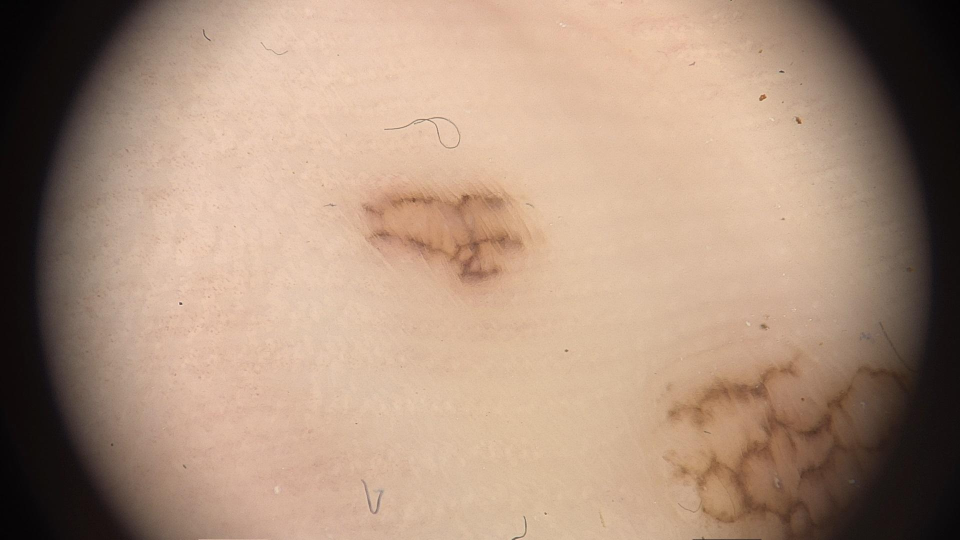
%> input picture Images/Lunares/1.jpg, 1920 x 1080 px (shown at 1/2 size); its folder holds only this picture in this run
$ octave main_evaluacion_lunares.m   (GNU Octave 9; MATLAB toolbox functions it lacks are replaced by stand-ins)
%> lines starting %> are read from the running program, lines starting %| are printed output that depends on the picture
### Images/b_componentes_color_general.m
function [y,s]=b_componentes_color_general(a);

%-------------------------------------------------------------------------
%----------------- Extrae las principales componentes --------------------
%------------------porentaje seg鷑 se indique en las ---------------------
%----------------- variables:                        ---------------------
%-----------------  a= imagen de entrada             ---------------------
%-----------------  b= imagen de salida              ---------------------
%-----------------  se devuelve el m醲imo de b,y y c ---------------------
%-------------------------------------------------------------------------


%----------------------------------------------------------------------
%----------------- Extraen componentes de color -----------------------
%----------------------------------------------------------------------

%      'lab2lch'   'lch2lab'   'upvpl2xyz'   'xyz2upvpl'
%         'uvl2xyz'   'xyz2uvl'   'xyl2xyz'     'xyz2xyl'
%         'xyz2lab'   'lab2xyz'   'srgb2xyz'    'xyz2srgb'
%         'srgb2lab'  'lab2srgb'  'srgb2cmyk'   'cmyk2srgb'

    [fil,col,cap]=size(a);              % datos base de la imagen

    cform=makecform('srgb2lab');         % convertir rgb a lab
    a1=applycform(a,cform);
    a11=a1;
    a1=double(a1); a1=a1/max(a1(:))*255;
    a1=uint8(a1);

    cform=makecform('srgb2xyz');
    a2=applycform(a,cform); a22=a2;
    a2=double(a2); a2=a2/max(a2(:))*255;
    a2=uint8(a2);

    cform=makecform('srgb2cmyk');           % convertir rgb a cmyk
    a3=applycform(a,cform); a33=a3;
    a3=double(a3); a3=a3/max(a3(:))*255;
    a3=uint8(a3);

    cform=makecform('lab2lch');
    a4=applycform(a11,cform); a44=a4;
    a4=double(a4); a4=a4/max(a4(:))*255;
    a4=uint8(a4);
    a444=a4;

    cform=makecform('xyz2uvl');
    a5=applycform(a22,cform); a55=a5;
    a5=double(a5); a5=a5/max(a5(:))*255;
    a5=uint8(a5);

    a8=rgb2hsv(a);                  % convertir rgb a hsv
    a88=a8;total=a8(:,:,2);
    a8=double(a8); a8=a8/max(a8(:))*255;
    a8=uint8(a8);
    a888=a8;

    [fil,col,cap]=size(a);

    a1=reshape(a1,[fil,col*cap]); %lab
    a2=reshape(a2,[fil,col*cap]); %xyz
    a3=reshape(a3,[fil,col*(cap+1)]); %cmyk
    a7=a3(:,(col*3)+1:col*4); a7=[a7,a7,a7]; %k de cmyk
    a4=reshape(a4,[fil,col*cap]); %lch
    a5=reshape(a5,[fil,col*cap]); %uvl
    a6=a3(:,1:col*3); %cmy
    a8=reshape(a8,[fil,col*cap]); %hsv
    a9=reshape(a,[fil,col*cap]); %rgb

    figure(2); imshow([a1,a2;a6,a7;a4,a5;a8,a9]);
    title(['lab-xyz  cmy-k  lch-uvl  hsv-rgb']);
    pause;

%     h1=a444(:,:,3);h1n=255-h1;
%     h2=a888(:,:,1);h2n=255-h2;
%     figure; imshow([h1,h2;h1n,h2n]);impixelinfo;pause

%     b=a1(:,(col*2+1):col*3);
     y=a6(:,(col*2+1):col*3);
     s=a8(:,(col+1):col*2);
% [8 lines of commented-out code are left out]
end

### Images/main_evaluacion_lunares.m
%--------------------------------------------------------------------------
%------- PLANTILLA DE C覦IGO ----------------------------------------------
%------- Codigos generales ------------------------------------------------
%------- Por: David Fern醤dez    david.fernandez@udea.edu.co --------------
%-------      Profesor Facultad de Ingenieria BLQ 21-409  -----------------
%-------      CC 71629489, Tel 2198528,  Wpp 3007106588 -------------------
%--------------------------------------------------------------------------

 % mirando lunares

%-------------------------------------------------------- dic 2021 --------
%--1. Inicializo el sistema -----------------------------------------------
%--------------------------------------------------------------------------

clear all   % Inicializa todas las variables
close all   % Cierra todas las ventanas, archivos y procesos abiertos
clc         % Limpia la ventana de comandosclc;

%--------------------------------------------------------------------------
%-- 2. Leemos las im醙enes y realizamos la extracci騨  --------------------
%--------------------------------------------------------------------------

%---- a) Inicializa directorios


dir_source=(['.\Lunares\']);
%dir_target=(['.\Lunares_procesado\']);

% dos(['del ',dir_target]);
% mkdir(dir_target);
%---- b) Inventario de archivos a leer

files = dir([dir_source,'*.jpg']);
final=length(files);


%---- correr hasta que quede vacio


x=3;
for i=1:final
    [i,final]
    archivo_1=[dir_source,files(i).name];
    a=imread([dir_source,files(i).name]);a=imresize(a,0.3);
%> further down, a is the input picture: size 1080x1920x3 uint8; mean R, G, B 171.2, 143.9, 124
%> after `a=imresize(a,0.3)`:
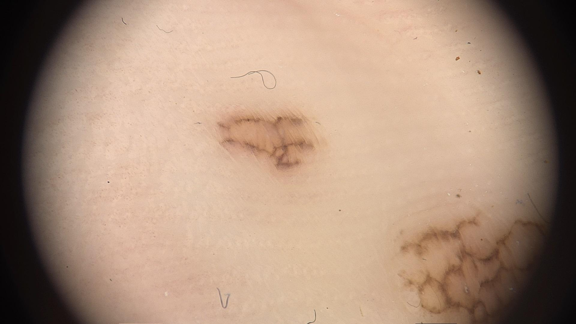
%> a: size 324x576x3 uint8; mean R, G, B 171.2, 143.9, 124

    [fil,col,cap]=size(a);
%> fil = 324; col = 576; cap = 3
    b=reshape(a,[fil,col*cap]);
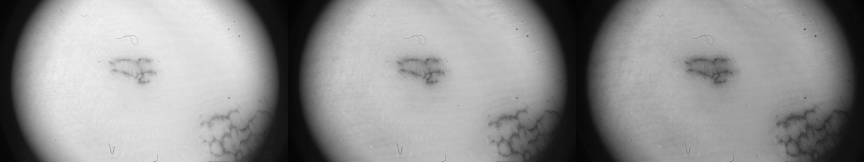
%> b: size 324x1728 uint8 (shown at 1/2 size); min 2, max 245, mean 146.3
    c = medfilt2(medfilt2(medfilt2(b,[x,x]),[x,x]),[x,x]);
    d=reshape(c,[fil,col,cap]);

    [y,s]=b_componentes_color_general(d);
%> in b_componentes_color_general, `a1=applycform(a,cform);`: a1: size 324x576x3 uint8; mean of channels 1, 2, 3 154.6, 136.2, 142.2
%> in b_componentes_color_general, `a1=double(a1)`: a1: size 324x576x3 double; mean of channels 1, 2, 3 154.6, 136.2, 142.2
%> in b_componentes_color_general, `a1=a1/max(a1(:))*255`: a1: size 324x576x3 double; mean of channels 1, 2, 3 180.8, 159.3, 166.4
%> in b_componentes_color_general, `a1=uint8(a1);`: a1: size 324x576x3 uint8; mean of channels 1, 2, 3 180.8, 159.2, 166.4
%> the run ends on the next line

$ run again, on Images/Lunares/5.jpg
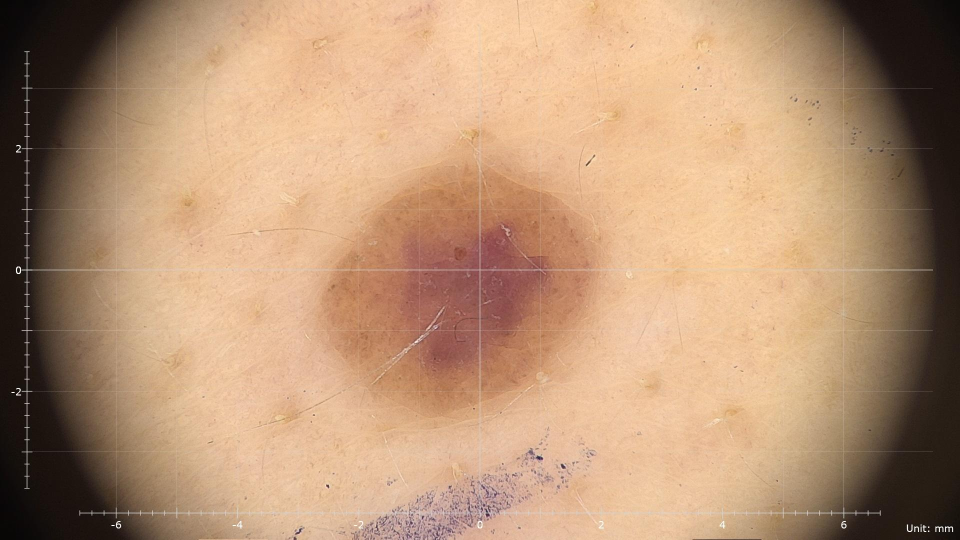
%> input picture Images/Lunares/5.jpg, 1920 x 1080 px (shown at 1/2 size)
%> a is the input picture: size 1080x1920x3 uint8; mean R, G, B 182.8, 147.2, 117
%> `a=imresize(a,0.3)`:
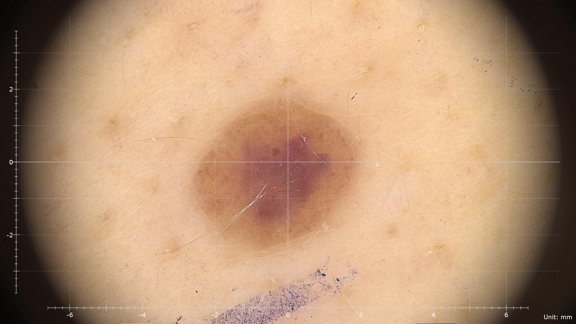
%> a: size 324x576x3 uint8; mean R, G, B 182.8, 147.2, 117
%> `b=reshape(a,[fil,col*cap]);`:
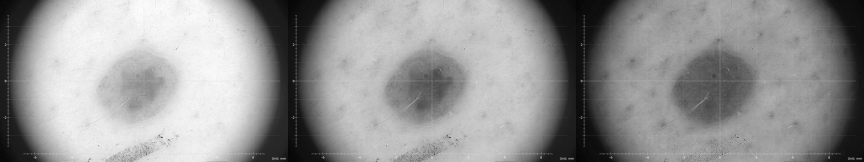
%> b: size 324x1728 uint8 (shown at 1/2 size); min 0, max 255, mean 149

$ run again, on Images/Lunares/2.jpg
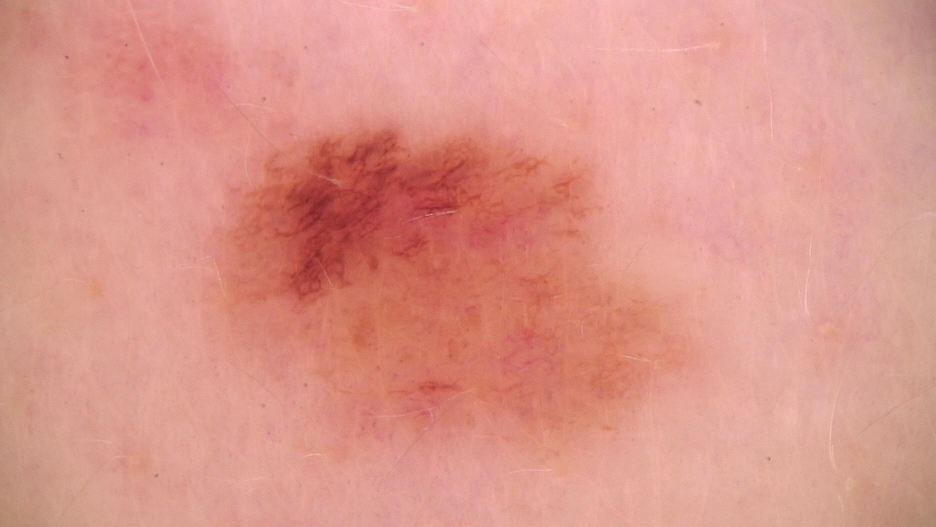
%> input picture Images/Lunares/2.jpg, 1872 x 1053 px (shown at 1/2 size)
%> a is the input picture: size 1053x1872x3 uint8; mean R, G, B 220, 149.7, 138.1
%> `a=imresize(a,0.3)`:
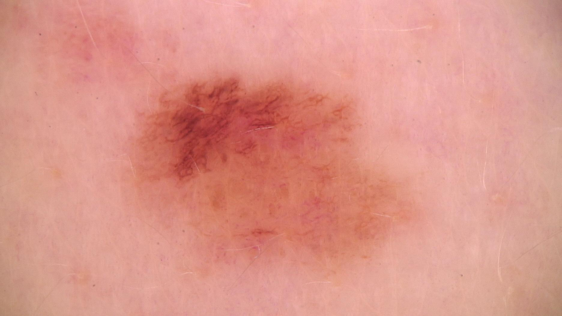
%> a: size 316x562x3 uint8; mean R, G, B 220, 149.7, 138.1
%> `b=reshape(a,[fil,col*cap]);`:
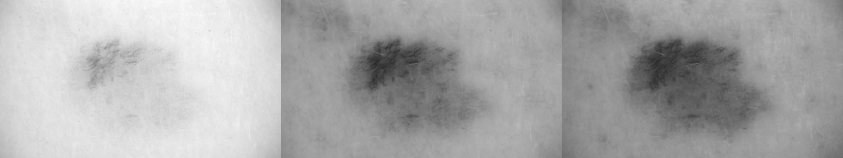
%> b: size 316x1686 uint8 (shown at 1/2 size); min 38, max 253, mean 169.3
